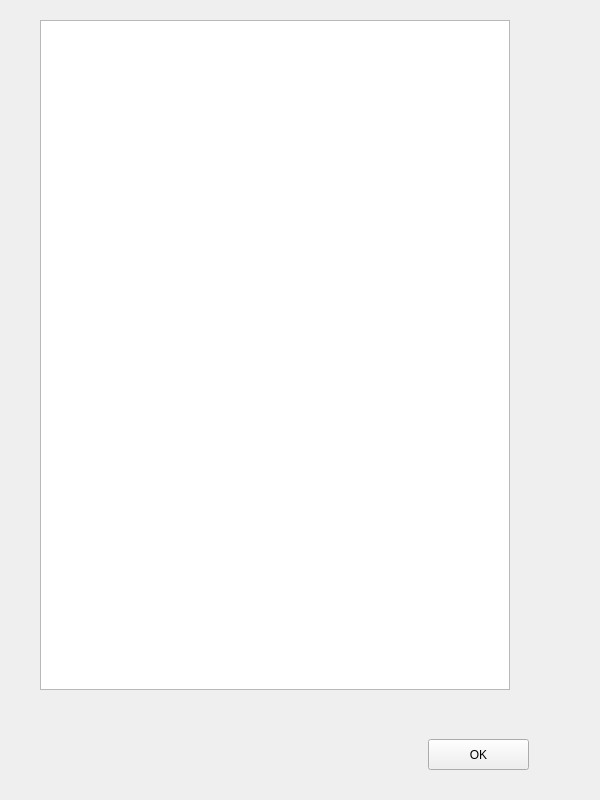
<?xml version="1.0" encoding="UTF-8"?>
<ui version="4.0">
 <class>dialog_dep</class>
 <widget class="QWidget" name="dialog_dep">
  <property name="geometry">
   <rect>
    <x>0</x>
    <y>0</y>
    <width>600</width>
    <height>800</height>
   </rect>
  </property>
  <property name="windowTitle">
   <string>dialog_dep</string>
  </property>
  <widget class="QListWidget" name="listWidget">
   <property name="geometry">
    <rect>
     <x>40</x>
     <y>20</y>
     <width>470</width>
     <height>670</height>
    </rect>
   </property>
  </widget>
  <widget class="QPushButton" name="pushButton">
   <property name="geometry">
    <rect>
     <x>428</x>
     <y>739</y>
     <width>101</width>
     <height>31</height>
    </rect>
   </property>
   <property name="text">
    <string>OK</string>
   </property>
  </widget>
 </widget>
 <layoutdefault spacing="6" margin="11"/>
 <resources/>
 <connections>
  <connection>
   <sender>pushButton</sender>
   <signal>clicked()</signal>
   <receiver>dialog_dep</receiver>
   <slot>on_pushButton_clicked()</slot>
   <hints>
    <hint type="sourcelabel">
     <x>454</x>
     <y>761</y>
    </hint>
    <hint type="destinationlabel">
     <x>261</x>
     <y>737</y>
    </hint>
   </hints>
  </connection>
 </connections>
 <slots>
  <slot>on_pushButton_clicked()</slot>
 </slots>
</ui>
